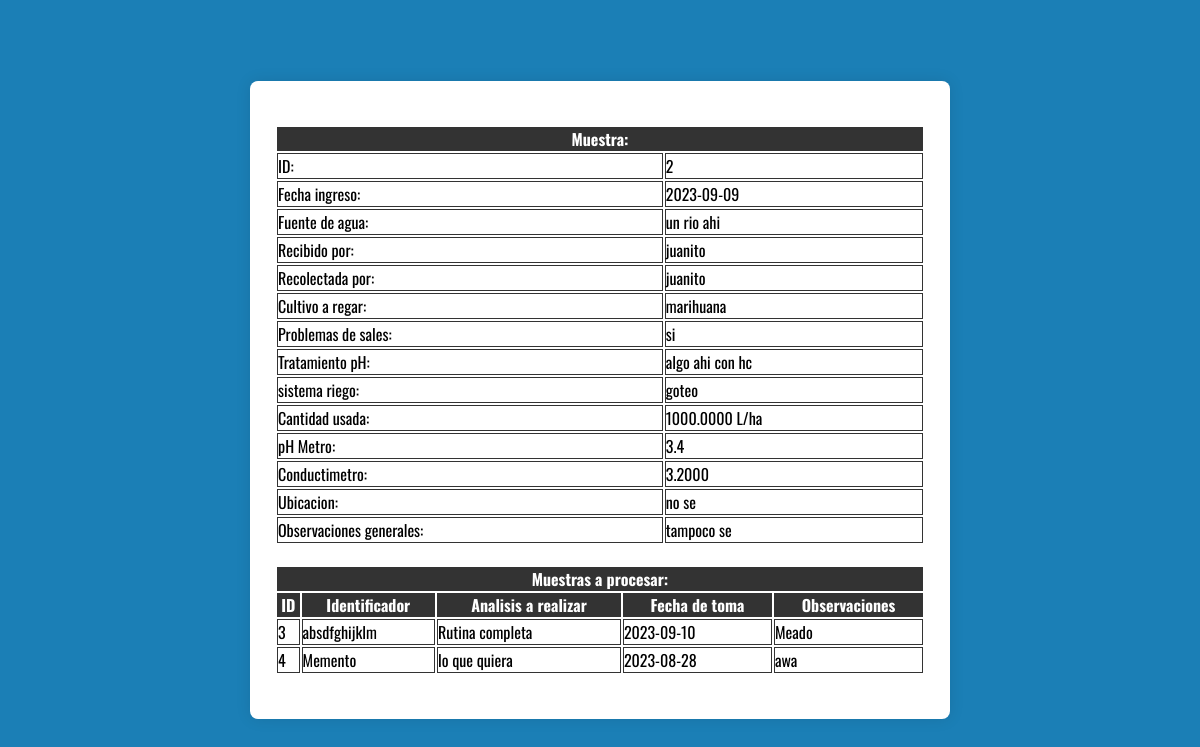
/Vistas/VerMuestras/verMuestras.php?buscar=2, run on the app's committed database.
### tables this page shows
CREATE TABLE `muestra_agua` (
  `ID_Muestra` int(11) NOT NULL,
  `ID_Productor` int(11) NOT NULL,
  `Fecha_Ingreso` date NOT NULL,
  `Fuente_Agua` varchar(25) NOT NULL,
  `Recibido_Por` varchar(30) NOT NULL,
  `Recolectada_Por` varchar(30) NOT NULL,
  `Cultivo_A_Regar` varchar(30) NOT NULL,
  `Problemas_De_Sales` varchar(10) NOT NULL,
  `Tratamiento_pH` varchar(35) NOT NULL,
  `Sistema_Riego` varchar(35) NOT NULL,
  `Cantidad_Usada` decimal(11,4) NOT NULL,
  `pH_Metro` float NOT NULL,
  `Conductimetro` decimal(11,4) NOT NULL,
  `Ubicacion` text NOT NULL,
  `Observaciones_Generales` text NOT NULL
);

CREATE TABLE `muestra_agua_a_procesar` (
  `IDMuestra_A_Procesar` int(11) NOT NULL,
  `IDMuestra` int(11) NOT NULL,
  `Identificador` varchar(25) NOT NULL,
  `Analisis_A_Realizar` varchar(30) NOT NULL,
  `Fecha_De_Toma` date NOT NULL,
  `Observaciones` text NOT NULL
);

### Vistas/php/func.php (called while the page is built, shortened)
<?php
    function conexion(){
        $pdo = new PDO('mysql:host=localhost;dbname=simfiq','root','');
		$pdo->setAttribute(PDO::ATTR_ERRMODE, PDO::ERRMODE_EXCEPTION);
        return $pdo;
    }
	function buscarMuestra($id){
		$peticion = conexion();
		$peticion = $peticion->prepare("SELECT * FROM `muestra_agua` WHERE `ID_Muestra` = '$id';");
		$peticion->execute();
		$array = $peticion->fetch();
		return $array;
	}
	function listaMuestrasAProcesar($id){
		$peticion = conexion();
		$peticion = $peticion->prepare("SELECT * FROM `muestra_agua_a_procesar` WHERE `IDMuestra` = '$id';");
		$peticion->execute();
		$array = $peticion->fetchAll();
		return $array;
	}
?>

### Vistas/VerMuestras/verMuestras.php (the view, shortened to what this page needs)
<!DOCTYPE html>
<html lang="en">
<head>
    <link rel="stylesheet" type="text/css" href="https://cdnjs.cloudflare.com/ajax/libs/font-awesome/6.4.0/css/all.min.css"
 />
    <link rel="stylesheet" href="./styles/styles.css">
</head>
    <body>
    <section class="container">
        <?php
            include_once "../php/func.php";
            if(isset($_GET['buscar']) && is_numeric($_GET['buscar'])) {
                $muestras = buscarMuestra($_GET['buscar']);
                if (!$muestras)
                    echo "No se han encontrado muestras :(";
                else{
                    echo '
                        <table id="resultado">
                            <tbody>
                                <tr>
                                    <th colspan="3">Muestra:</th>
                                </tr>
                                <tr>
                                    <td>ID:</td>
                                    <td id="idMuestra" colspan="2">'.$muestras['ID_Muestra'].'</td>
                                </tr>
                                <tr>
                                    <td>Fecha ingreso:</td>
                                    <td id="fechaIngreso" colspan="2">'.$muestras['Fecha_Ingreso'].'</td>
                                </tr>
                                <tr>
                                    <td>Fuente de agua:</td>
                                    <td id="fuenteAgua" colspan="2">'.$muestras['Fuente_Agua'].'</td>
                                </tr>
                                <tr>
                                    <td>Recibido por:</td>
                                    <td id="recibidoPor" colspan="2">'.$muestras['Recibido_Por'].'</td>
                                </tr>
                                <tr>
                                    <td>Recolectada por:</td>
                                    <td id="recolectadaPor" colspan="2">'.$muestras['Recolectada_Por'].'</td>
                                </tr>
                                <tr>
                                    <td>Cultivo a regar:</td>
                                    <td id="cultivoARegar" colspan="2">'.$muestras['Cultivo_A_Regar'].'</td>
                                </tr>
                                <tr>
                                    <td>Problemas de sales:</td>
                                    <td id="problemasDeSales" colspan="2">'.$muestras['Problemas_De_Sales'].'</td>
                                </tr>
                                <tr>
                                    <td>Tratamiento pH:</td>
                                    <td id="tratamiento_pH" colspan="2">'.$muestras['Tratamiento_pH'].'</td>
                                </tr>
                                <tr>
                                    <td>sistema riego:</td>
                                    <td id="sistemaRiego" colspan="2">'.$muestras['Sistema_Riego'].'</td>
                                </tr>
                                <tr>
                                    <td>Cantidad usada:</td>
                                    <td id="cantidadUsada" colspan="2">'.$muestras['Cantidad_Usada'].' L/ha</td>
                                </tr>
                                <tr>
                                    <td>pH Metro:</td>
                                    <td id="pHMetro" colspan="2">'.$muestras['pH_Metro'].'</td>
                                </tr>
                                <tr>
                                    <td>Conductimetro:</td>
                                    <td id="conductimetro" colspan="2">'.$muestras['Conductimetro'].'</td>
                                </tr>
                                <tr>
                                    <td>Ubicacion:</td>
                                    <td id="ubicacion" colspan="2">'.$muestras['Ubicacion'].'</td>
                                </tr>
                                <tr>
                                    <td>Observaciones generales:</td>
                                    <td id="observacionesGenerales" colspan="2">'.$muestras['Observaciones_Generales'].'</td>
                                </tr>
                            </tbody>
                        </table>
                    ';
                    $muestrasAProcesar = listaMuestrasAProcesar($_GET['buscar']);
                    if(!$muestrasAProcesar)
                        echo "No se han encontrado muestras a procesar";
                    else{
                        echo '
                            <table id="resultado">
                                <tbody>
                                    <tr>
                                        <th colspan="6">Muestras a procesar:</th>
                                    </tr>
                                    <tr>
                                        <th>ID</th>
                                        <th>Identificador</th>
                                        <th>Analisis a realizar</th>
                                        <th>Fecha de toma</th>
                                        <th>Observaciones </th>
                                    </tr>
                        ';
                        foreach($muestrasAProcesar as $rowAP){
                            echo '
                                <tr>
                                    <td id="idMuestraAProcesar">'.$rowAP['IDMuestra_A_Procesar'].'</td>
                                    <td id="Identificador">'.$rowAP['Identificador'].'</td>
                                    <td id="analisisARealizar">'.$rowAP['Analisis_A_Realizar'].'</td>
                                    <td id="fechaDeToma">'.$rowAP['Fecha_De_Toma'].'</td>
                                    <td id="observaciones">'.$rowAP['Observaciones'].'</td>
                                </tr>
                            ';
                        }
                        echo '
                                </tbody>
                            </table>
                        ';
                    }
                }
            }else
                echo "Cuanto vacio..."
        ?>
        </section>
    </body>
</html>

### Vistas/VerMuestras/styles/styles.css (style rules this page uses)
* { margin: 0; padding: 0; box-sizing: border-box; font-family: 'Oswald', sans-serif; }
body { min-height: 100vh; display: flex; align-items: center; justify-content: center; padding:20px; background-color: rgb(27, 127, 182); background-image: url(https://images.unsplash.com/photo-1433185000771-ec45c869c61b?ixlib=rb-4.0.3&ixid=M3wxMjA3fDB8MHxwaG90by1wYWdlfHx8fGVufDB8fHx8fA%3D%3D&auto=format&fit=crop&w=1074&q=80); background-size: cover; background-position: center; }
.container { position: relative; max-width: 700px; width: 100%; background: #fff; padding: 25px; border-radius: 8px; box-shadow: 0 0 15px rgba(0,0, 0, 0.1); }
#resultado { width: 100%; margin: 3% 0%; }
td { border: 1px solid #333; vertical-align: top; }
th { background-color: #333; color: #fff; }

### data on the page
muestra_agua: ID_Muestra "2", Fecha_Ingreso "2023-09-09", Fuente_Agua "un rio ahi", Recibido_Por "juanito", Recolectada_Por "juanito", Cultivo_A_Regar "marihuana", Problemas_De_Sales "si", Tratamiento_pH "algo ahi con hc", Sistema_Riego "goteo", Cantidad_Usada "1000.0000", pH_Metro "3.4", Conductimetro "3.2000", Ubicacion "no se", Observaciones_Generales "tampoco se"
muestra_agua_a_procesar: IDMuestra_A_Procesar "3", Identificador "absdfghijklm", Analisis_A_Realizar "Rutina completa", Fecha_De_Toma "2023-09-10", Observaciones "Meado"
muestra_agua_a_procesar: IDMuestra_A_Procesar "4", Identificador "Memento", Analisis_A_Realizar "lo que quiera", Fecha_De_Toma "2023-08-28", Observaciones "awa"
